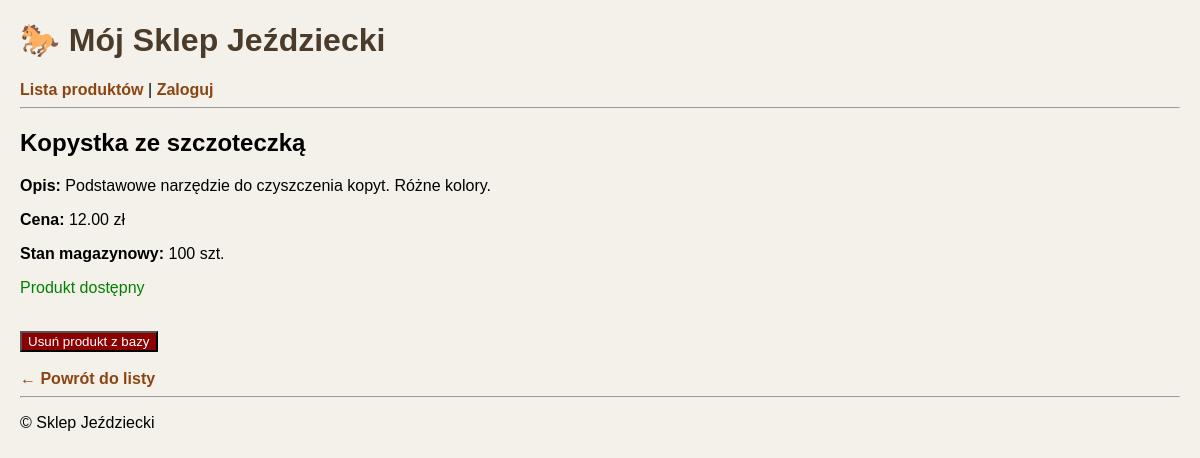
Page /html/produkty/8/ on the earlier database version.
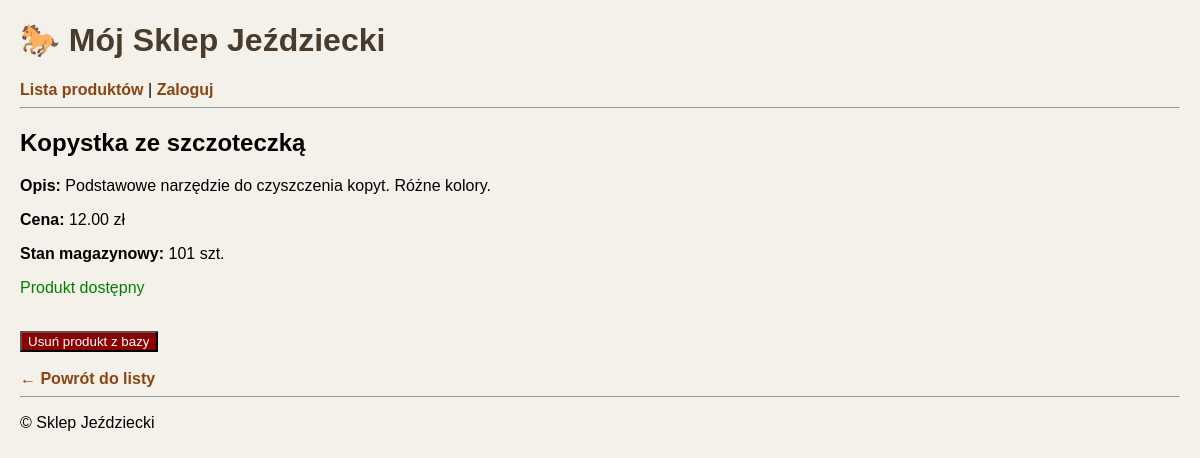
Same page on the later database version.
### sklep/models.py (models this page shows, shortened)
class Produkt(models.Model):
    kategoria = models.ForeignKey(Kategoria, related_name='produkty', on_delete=models.CASCADE)
    nazwa = models.CharField(max_length=200)
    slug = models.SlugField(max_length=200, unique=True, blank=True)
    opis = models.TextField(blank=True, null=True)
    cena = models.DecimalField(max_digits=10, decimal_places=2)
    stan_magazynowy = models.PositiveIntegerField(default=0)
    dostepny = models.BooleanField(default=True)
    utworzono = models.DateTimeField(auto_now_add=True)
    class Meta:
        verbose_name = "Produkt"
        verbose_name_plural = "Produkty"
        ordering = ['-utworzono']
        constraints = [
            CheckConstraint(check=Q(cena__gte=0), name='cena_nieujemna'),
            CheckConstraint(check=Q(stan_magazynowy__gte=0), name='stan_nieujemny'),
        ]

### sklep/views.py (the view)
# urls.py: path('html/produkty/<int:id>/', views.produkt_detail_html, name='produkt-detail-html'),
def produkt_detail_html(request, id):
    produkt = get_object_or_404(Produkt, id=id)
    if request.method == "POST":
        if not request.user.is_authenticated:
            return redirect('user-login')
        produkt.delete()
        return redirect('produkt-list-html')
    return render(request, "sklep/produkt/detail.html", {'produkt': produkt})

### sklep/templates/sklep/produkt/detail.html (shortened to what this page needs)
{% extends "sklep/base.html" %}
{% block content %}
    <h2>{{ produkt.nazwa }}</h2>
    <p><strong>Opis:</strong> {{ produkt.opis }}</p>
    <p><strong>Cena:</strong> {{ produkt.cena }} zł</p>
    <p><strong>Stan magazynowy:</strong> {{ produkt.stan_magazynowy }} szt.</p>
    {% if produkt.dostepny %}
        <p style="color: green;">Produkt dostępny</p>
    {% else %}
        <p style="color: red;">Produkt niedostępny</p>
    {% endif %}
    <br>
    <form method="post">
        <button type="submit" onclick="return confirm('Czy na pewno chcesz usunąć to siodło/sprzęt?');" style="background-color: darkred; color: white;">
            Usuń produkt z bazy
        </button>
    </form>
    <br>
    <a href="{% url 'produkt-list-html' %}">← Powrót do listy</a>
{% endblock %}

Differences in the rows shown:
changed Produkt "Kopystka ze szczoteczką": stan_magazynowy "100" → "101"
